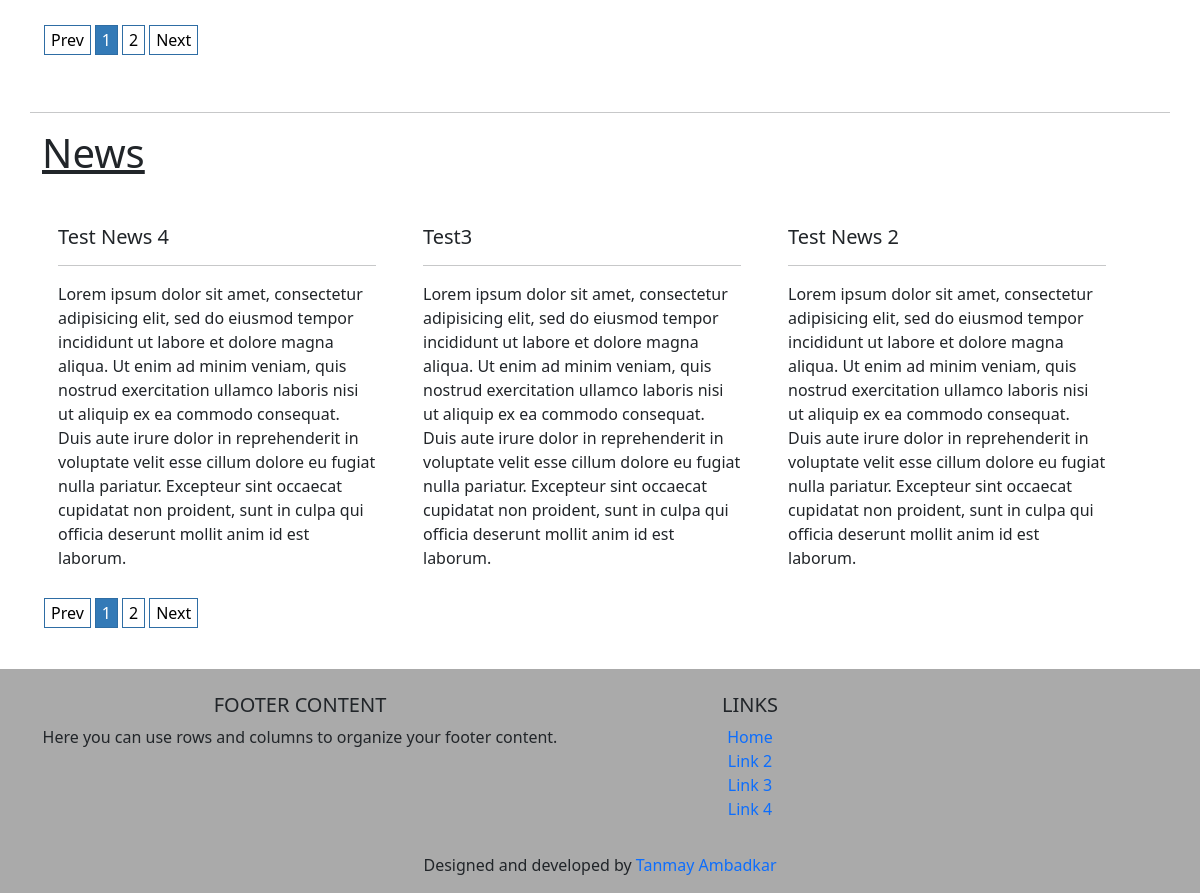
/ (lower part), run on an earlier commit of the app's database.
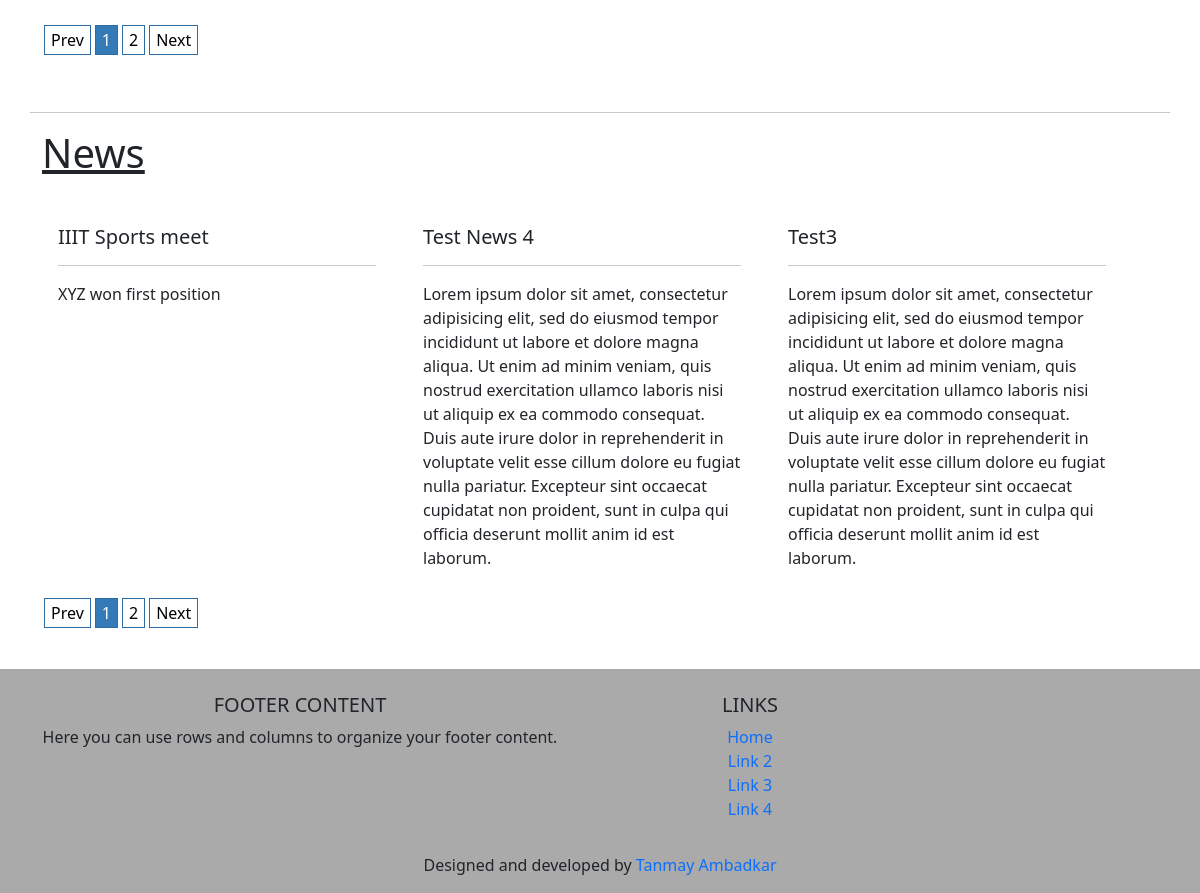
And on a later commit of the database.
### homepage/models.py (models this page shows, shortened)
class Update(models.Model):
    choices = [('Announcements', 'Announcements'), ('News', 'News')]
    title = models.CharField(max_length=100)
    description = models.TextField()
    type = models.CharField(max_length=20, choices=choices)
    created_date = models.DateTimeField(auto_now_add=True)
    published = models.BooleanField(default=False)

### homepage/views.py (the view)
# urls.py: path('', HomeView.as_view(), name="home")
class HomeView(TemplateView):
    template_name = 'homepage/home.html'
    def get_context_data(self, **kwargs):
        context = super(TemplateView, self).get_context_data(**kwargs)
        announcements = Update.objects.filter(type="Announcements").filter(published=True).order_by('-created_date')
        news = Update.objects.filter(type="News").filter(published=True).order_by('-created_date')
        context['announcements'] = announcements
        context['news'] = news
        context['main_image'] = MainPhoto.objects.first()
        context['about'] = About.objects.first()
        return context

### context_processors/context_processors.py (called while the page is built)
def get_clubs(request):
    clubs = Club.objects.all().order_by('name')
    return {"clubs_base": clubs}

def get_committees(request):
    committees = Committee.objects.all()
    return {"committees": committees}

def get_fests(request):
    fests = Festival.objects.all()
    return {"fests": fests}

### homepage/templates/homepage/home.html (shortened to what this page needs)
{% extends "homepage/base.html" %}
{%  load static %}
{% block css %}
    <link rel="stylesheet" href={% static "css/homepage.css" %}>
    <link rel="stylesheet" href={% static "css/new.css" %}>
    <link rel="stylesheet" href="https://cdnjs.cloudflare.com/ajax/libs/animate.css/4.1.1/animate.min.css"/>
{% endblock %}
{% block main %}
    <br>
    <br>
    <div class="container" id="ann">
        <br>
        <div class="physicianList">
            <ul id="pagingBox">
                {% for announcement in announcements %}
               <li>
                     <div class="card bio" style="border: none">
                       <div class="card-body">
                       </div>
                     </div>
               </li>
               {% endfor %}
            </ul>
            <div id='page_navigation'></div>
        </div>
        <br>
    </div>
    <hr class="container">
    <div class="container" id="news">
        <h3 class="display-6"><u>News</u></h3>
        <br>
        <div class="physicianList2">
            <ul id="pagingBox2">
                {% for new in news %}
               <li>
                     <div class="card bio" style="border: none">
                       <div class="card-body">
                         <h5 class="card-title">{{new.title}}</h5>
                         <hr>
                         <div class="card-text">{{new.description|safe}}</div>
                       </div>
                     </div>
               </li>
               {% endfor %}
            </ul>
            <div id='page_navigation2'></div>
        </div>
        <br>
    </div>
{% endblock %}

What changed in the data, as far as the page shows it:
no longer on this page (row unchanged): Update: title "Test News 2", description "Lorem ipsum dolor sit amet, consectetur adipisicing elit, sed do eiusmod tempor incididunt ut labore et dolore magna aliqua. Ut enim ad minim veniam, quis nostrud exercitation ullamco laboris nisi ut aliquip ex ea commodo consequat. Duis aute irure dolor in reprehenderit in voluptate velit esse cillum dolore eu fugiat nulla pariatur. Excepteur sint occaecat cupidatat non proident, sunt in culpa qui officia deserunt mollit anim id est laborum.", shown under "News"
added Update: title "IIIT Sports meet", description "XYZ won first position", shown under "News"
